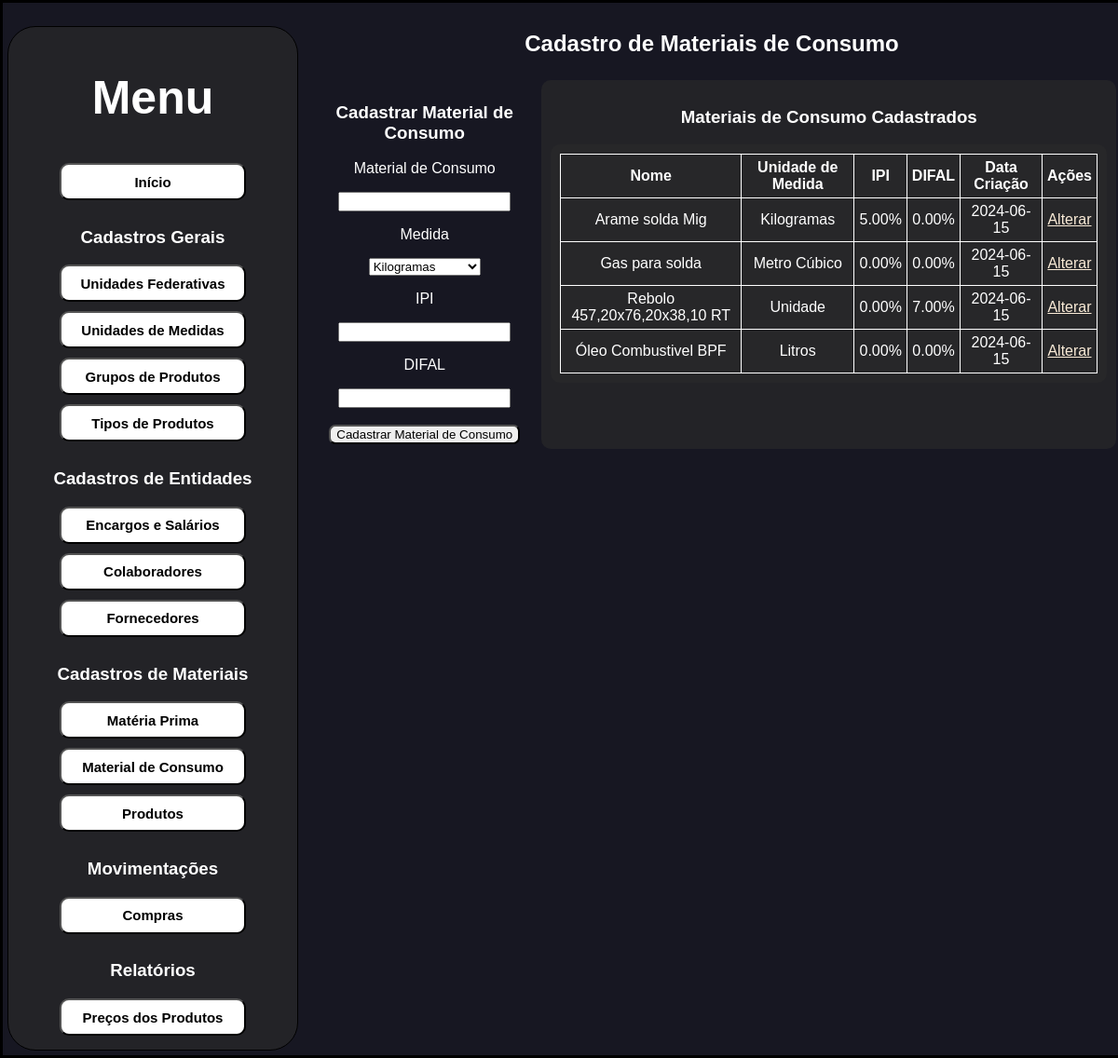
/cadastros_de_materiais_material_de_consumo, run on the app's committed database.
### BDconfig.py (models this page shows, shortened)
class DB_MC(db.Model):
    ID = db.Column(db.Integer, primary_key=True)
    NAME = db.Column(db.String(200), nullable=False)
    ID_BD_MEASURES = db.Column(db.Integer, nullable=False)
    IPI = db.Column(db.Float, default=0.0)
    DIFAL = db.Column(db.Float, default=0.0)
    DATE_CREATED = db.Column(db.DateTime, default=datetime.utcnow)

class DB_MEASURES(db.Model):
    ID = db.Column(db.Integer, primary_key=True)
    NAME = db.Column(db.String(200), nullable=False)
    ABREVIATION = db.Column(db.String(10), nullable=False)
    DATE_CREATED = db.Column(db.DateTime, default=datetime.utcnow)

### industriafeliz.py (the view)
@app.route('/cadastros_de_materiais_material_de_consumo', methods=['POST','GET'])
def cadastros_de_materiais_material_de_consumo():
    return index.cadastros_de_materiais_material_de_consumo()

### UsefulFunctions.py (called while the page is built)
def get_measure(measure_id):
    measure = data.DB_MEASURES.query.filter_by(ID=measure_id).first()
    return measure.NAME if measure else None

def format_percentage(percentage):
    try:
        if percentage is not None:
            return "{:.2f}%".format(percentage)
        else:
            return '0.00%'
    except:
        return '0.00%'

### index.py (called while the page is built)
def cadastros_de_materiais_material_de_consumo():
    mcs = data.DB_MC.query.order_by(data.DB_MC.NAME).all()
    measures = data.DB_MEASURES.query.order_by(data.DB_MEASURES.NAME).all()
    return render_template('cadastros_materiais/cadastro_mc.html', mcs=mcs, measures=measures, format_percentage=uful.format_percentage
                           , get_measure=uful.get_measure)

### templates/cadastros_materiais/cadastro_mc.html (shortened to what this page needs)
{% extends 'standard.html' %}
{% block body %}
<section>
    {% if measures|length < 1 %}
        <h4>Ainda não existem medidas cadastradas, por favor cadastre uma medida para poder cadastrar materiais de consumo</h4>
    {% else %}
        <h1>Cadastro de Materiais de Consumo</h1>
        <div>
            <section class="formulario">
                <h1>Cadastrar Material de Consumo</h1>
                <form action="/cadastros_de_materiais_material_de_consumo_cadastros" method="POST">
                    <p>Material de Consumo</p>
                    <input type="text" name="name" id="name" maxlength="200" autocomplete="off" required>
                    <p>Medida</p>
                    <select name="id_bd_measures" id="id_bd_measures" required>
                        {% for measure in measures %}
                            <option value="{{ measure.ID }}" > {{ measure.NAME }}</option>
                        {% endfor %}
                    </select>
                    <p>IPI</p>
                    <input type="number" name="ipi" id="ipi" min="0" step="0.01" autocomplete="off" required>
                    <p>DIFAL</p>
                    <input type="number" name="difal" id="difal" min="0" step="0.01" autocomplete="off" required>
                    <br>
                    <br>
                    <input class="bt" type="submit" value="Cadastrar Material de Consumo">
                </form>
            </section>
            <section class="tabelas">
                {% if mcs|length < 1 %}
                    <h4>Ainda Não Existem Materiais de Consumo Cadastrados</h4>
                {% else %}
                <h1>Materiais de Consumo Cadastrados</h1>
                <table class="tabela">
                    <tr>
                        <th>Nome</th>
                        <th>Unidade de Medida</th>
                        <th>IPI</th>
                        <th>DIFAL</th>
                        <th>Data Criação</th>
                        <th>Ações</th>
                    <tr>
                    {% for mc in mcs %}
                    <tr>
                        <td>{{ mc.NAME }}</td>
                        <td>{{ get_measure(mc.ID_BD_MEASURES) }}
                        <td>{{ format_percentage(mc.IPI) }}</td>
                        <td>{{ format_percentage(mc.DIFAL) }}</td>
                        <td>{{ mc.DATE_CREATED.date() }}</td>
                        <td>
                            <a href="/cadastros_de_materiais_material_de_consumo_update/{{mc.ID}}">Alterar</a>
                        </td>
                        </tr>
                    {% endfor %}
                </table>
                {% endif %}
            </section>
        </div>
    {% endif %}
</section>
{% endblock %}

### static/css/style.css (style rules this page uses)
* { font-family: "Montserrat", sans-serif; }
body { border: solid black; width: 100%; display: flex; background-color: rgb(23, 23, 34); padding: 5px; margin: 0; color: white; }
section { display: block; text-align: center; padding: 5px; }
div { display: flex; padding: 5px; line-height: normal; }
.formulario .bt { border-radius: 7px; }
.tabelas { text-align: center; border-radius: 10px; background-color: #2b2b2b9f; padding: 10px; border-collapse: collapse; }
.tabelas table { display: inline-block; margin: 0 auto; }
.tabela { border-radius: 10px; background-color: #2b2b2b9f; padding: 10px; border-collapse: collapse; }
.tabela th { border: white 1px solid; border-radius: 5px; padding: 5px; }
.tabela td { border: white 1px solid; border-radius: 5px; padding: 5px; }
a { color: antiquewhite; }

### data on the page
DB_MC: NAME "Arame solda Mig", IPI "5.00%", DIFAL "0.00%", DATE_CREATED "2024-06-15"
DB_MEASURES: NAME "Kilogramas"
DB_MC: NAME "Gas para solda", IPI "0.00%", DIFAL "0.00%", DATE_CREATED "2024-06-15"
DB_MEASURES: NAME "Metro Cúbico"
DB_MC: NAME "Rebolo 457,20x76,20x38,10 RT", IPI "0.00%", DIFAL "7.00%", DATE_CREATED "2024-06-15"
DB_MEASURES: NAME "Unidade"
DB_MC: NAME "Óleo Combustivel BPF", IPI "0.00%", DIFAL "0.00%", DATE_CREATED "2024-06-15"
DB_MEASURES: NAME "Litros"

### other printed values
form field id_bd_measures "Kilogramas"
